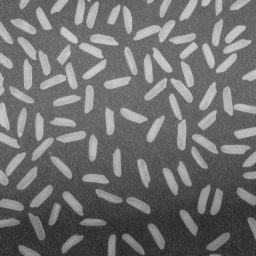
#> input picture lab4/rice.png, 256 x 256 px, found by its file name
$ jupyter execute L04_thresholding_HW.ipynb
#> lines starting #> are read from the running program, lines starting #| are printed output that depends on the picture; after the words box and inside, x2 and y2 are one past the last pixel; in counts of white or black regions, pixels touching at a corner belong together
# Binaryzacja

### Zadanie domowe - binaryzacja adaptacyjna w oknach z interpolacją.

Pokazana w ramach podstawowej części ćwiczenia binaryzacja adaptacyjna działa dobrze, ale jest dość złożona obliczeniowo (choć oczywiście należy mieć świadomość, że implementację można zoptymalizować i wyeliminować pewne powtarzające się obliczenia).
Zbliżone rozwiązanie można również realizować w nieco innym wariancie - w oknach.
Ogólna idea jest następująca: wejściowy obraz dzielimy na nienachodzące (rozłączne) okna - wygodnie jest założyć, że są one kwadratowe i o rozmiarze będącym potęgą liczby 2.
W każdym z okien obliczamy próg - niech to będzie średnia i stosujemy do binaryzacji lokalnej.
Jak nietrudno się domyślić efekt nie będzie dobry, gdyż na granicach okien wystąpią artefakty.
Aby je wyeliminować należy zastosować interpolację, co zostanie szczegółowo opisane poniżej.
Warto zaznaczyć, że podobny mechanizm interpolacji stosowany jest w poznanym wcześniej algorytmie CLAHE.
Zainteresowane osoby odsyłam do artykułu na [Wikipedii](https://en.wikipedia.org/wiki/Adaptive_histogram_equalization) oraz do artykułu o metodzie CLAHE - Zuiderveld, Karel. “Contrast Limited Adaptive Histograph Equalization.” Graphic Gems IV. San Diego: Academic Press Professional, 1994. 474–485.

Na początek zaimplementujemy wariant metody bez interpolacji:
1. Wczytaj obraz _rice.png_.
2. W dwóch pętlach `for`, dla okien o ustalonym wymiarze $W$ (potęga 2), oblicz średnią:
- pętle powinny mieć krok $W$,
- wynik (tj. średnie) należy zapisać w pomocniczej tablicy,
- przydatny operator to `//` - dzielenie całkowitoliczbowe (*floor division*).

3. W kolejnych dwóch pętlach `for` (tym razem o kroku 1) przeprowadź binaryzację z wyznaczonymi progami.
   Tu oczywiście należy się sprytnie odwołać do wyników z tablicy pomocniczej.
   Wyświetl wyniki - czy jest on poprawny?
   Podpowiedź - błędy lepiej widać dla mniejszego rozmiaru okna (np. 16 x 16).

[cell 1]
import matplotlib.pyplot as plt
import cv2
import numpy as np
import os
import urllib.request
import ssl

base_url = "https://raw.githubusercontent.com/vision-agh/poc_sw/master/04_Thresholding/rice.png"


urllib.request.urlretrieve(base_url, "rice.png")

rice = cv2.imread("rice.png", cv2.IMREAD_GRAYSCALE)
#> rice is the input picture: shape (256, 256); min 40, max 204, mean 111.4

W = 16

h, w = rice.shape
#> h = 256; w = 256

mean_blocks = np.zeros((h // W, w // W), dtype=np.uint8)

for y in range(0, h, W):
    for x in range(0, w, W):
        block = rice[y:y+W, x:x+W]
        mean_value = np.mean(block)

        mean_blocks[y // W, x // W] = mean_value

binary = np.zeros_like(rice)

for y in range(h):
    for x in range(w):
        block_y = y // W
        block_x = x // W

        threshold = mean_blocks[block_y, block_x]

        if rice[y, x] > threshold:
            binary[y, x] = 255
        else:
            binary[y, x] = 0
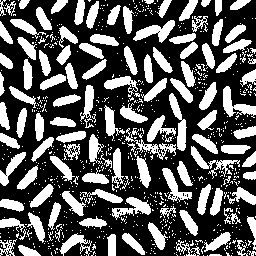
#> binary: shape (256, 256); 35.5% white; 744 white regions (626 under 20 px), largest, box (x1, y1, x2, y2) and area: (223, 86, 256, 118) 427, (169, 93, 187, 151) 427, (133, 20, 175, 43) 425

plt.figure(figsize=(12, 5))

plt.subplot(1, 2, 1)
plt.imshow(rice, cmap="gray")
plt.title("Obraz oryginalny")
plt.axis("off")

plt.subplot(1, 2, 2)
plt.imshow(binary, cmap="gray")
plt.title(f"Binaryzacja lokalna, W = {W}")
plt.axis("off")

plt.show()
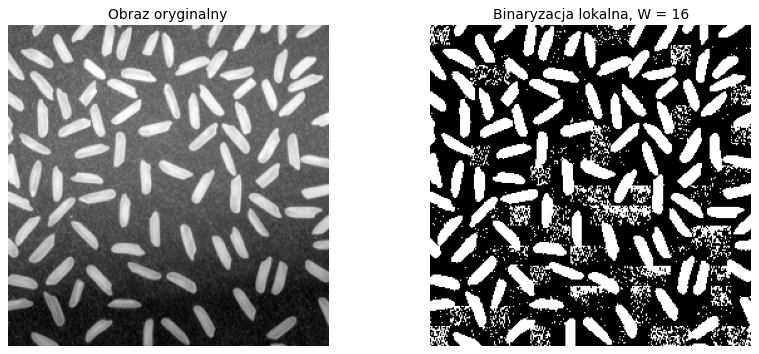
#> figure drawn by matplotlib, 2 panels

4. Rozwiązaniem problemu artefaktów na obrazie jest zastosowanie interpolacji.
   Próg binaryzacji dla danego okna wyliczany jest na podstawie progów z sąsiednich okien.


   Koncepcja została przedstawiona na powyższym rysunku.
   Możliwe są 3 przypadki:
   - piksel leży w rogach obrazu (kolor czerwony) - wtedy za próg przyjmuje się wartość średniej obliczonej dla danego okna,
   - piksel leży na krawędzi obrazu (kolor zielony) - wtedy za próg przyjmuje się wartość obliczoną na podstawie średnich z dwóch sąsiednich okien,
   - piksel leży w środku (kolor fioletowy) - wtedy próg jest obliczany na podstawie 4 sąsiednich okien.

   Uwaga. Proszę zwrócić uwagę, że sprawa jest dość złożona.
   Obraz dzielimy na okna (dla nich liczymy średnią) i następnie każde z okien "wirtualnie" na cztery sub-okna (linie przerywane).
   To ułatwia znalezienie środków okien (czarne kwadraty), które są wykorzystywane w interpolacji.

5. Implementujemy interpolację.
   Potrzebujemy do tego znać progi (jeden, dwa lub cztery), ale dla przejrzystości obliczeń lepiej zawsze przyjąć cztery oraz odległości od rozważnego piksela do środka sąsiednich okien (też w ogólnym przypadku 4):
   - całość sprowadza się do określania pozycji piksela,
   - na początek rozważmy przypadek czterech narożników (kolor czerwony na rysunku) - trzeba napisać `if`, który je wyznaczy,
   - warto sprawdzić, czy nie popełniliśmy błędu i np. tymczasowo do obrazu wynikowego w tym miejscu przypisać wartość 255. Efekt powinien być taki, że widoczne będą tylko narożniki.
   - drugi przypadek do brzegi (kolor zielony) - postępujemy podobnie jak przy narożnikach, przy czym osobno wydzielamy brzegi pionowe i poziome. Tu też warto sobie obrazek "pokolorować".
   - na koniec wyznaczamy piksele w środku.
   - analizując poprawność proszę zwrócić uwagę na to, żeby nie było przerw pomiędzy obszarami.
   - mając podział możemy dla każdego z obszarów wyliczyć cztery progi ($t11, t12, t21, t22$):
        - dla narożników wartość ta będzie identyczna i wynosi po prostu `t11 =t[jT][iT]`, gdzie `iT=i//W` oraz `jT=j//W`.
          Uwaga. Proszę używać indeksów tymczasowych $jT,iT$, gdyż będą potrzebne w dalszych obliczeniach.
        - dla brzegów pionowych występują dwie wartości: okno bieżące i sąsiednie.
          Wyznaczenie współrzędnej poziomej jest proste (jak dla narożników).
          Nad współrzędną pionową trzeba się chwilę zastanowić - aby nie rozważać wielu przypadków można od bieżącej współrzędnej odjąć połowę rozmiaru okna i dopiero później wykonać dzielenie przez rozmiar okna.
          W ten sposób otrzymujemy indeks okna o mniejszej współrzędnej.
          Indeks drugiego uzyskamy dodając 1.
          Proszę się zastanowić dlaczego to działa - najlepiej to sobie rozrysować.
        - dla brzegów poziomych należy postąpić analogicznie,
        - obliczenia dla obszaru wewnątrz powinny być już oczywiste.
   - kolejny krok to wyliczenie odległości pomiędzy rozważanym pikselem, a czterema środkami.
     Przykładowo dla osi X wygląda to następująco: `dX1 = i - W/2 - iT*W` oraz `dX2 = (iT+1)*W - i-W/2`.
     Dla osi Y analogicznie.
     Ponownie proszę się zastanowić dlaczego to jest poprawne - najlepiej to sobie narysować.
   - ostatni krok to interpolacja dwuliniowa.
     Wykonamy ją w trzech krokach:
     - interpolacja w osi X dla dwóch górnych okien - sprowadza się ona do średniej ważonej pomiędzy wartościami $t11$ i $t12$, przy czym wagi to odpowiednio $dX2/W$ i $dX1/W$.
       Ponownie na podstawie rysunku proszę to przemyśleć.
     - interpolacja w osi X dla dolnych okien jest analogiczna,
     - interpolacja w osi Y również jest analogiczna, z tym, że wejściem są dwa wyniki interpolacji w poziomie.

6. "Kropka nad i" to oczywiście binaryzacja z wyznaczonym poprzez interpolację progiem - proszę dobrać rozmiar okna.
7. Na koniec proszę porównać na wspólnym rysunku poznane metody binaryzacji:
- Otsu,
- lokalna na podstawie średniej,
- lokalna Sauvoli,
- lokalna w oknach bez interpolacji,
- lokalna w oknach z interpolacją.

Proszę pod porównaniem, w osobnej sekcji *markdown*, krótko skomentować uzyskane wyniki.

[cell 2]
from skimage.filters import threshold_sauvola


rice = cv2.imread("rice.png", cv2.IMREAD_GRAYSCALE)

h, w = rice.shape
W = 32


t = np.zeros((h // W, w // W), dtype=np.float32)

for j in range(0, h, W):
    for i in range(0, w, W):
        block = rice[j:j+W, i:i+W]
        t[j // W, i // W] = np.mean(block)
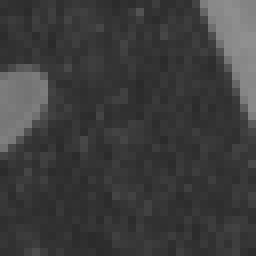
#> block: shape (32, 32) (shown 8 times larger); min 42, max 144, mean 61


without_interp = np.zeros_like(rice)

for j in range(h):
    for i in range(w):
        threshold = t[j // W, i // W]

        if rice[j, i] > threshold:
            without_interp[j, i] = 255
        else:
            without_interp[j, i] = 0
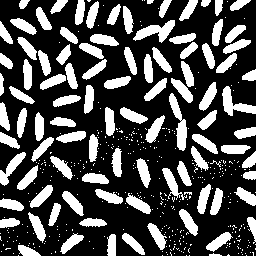
#> without_interp: shape (256, 256); 30.2% white; 445 white regions (348 under 20 px), largest, box (x1, y1, x2, y2) and area: (169, 93, 187, 151) 448, (133, 20, 175, 43) 429, (222, 86, 256, 116) 410


with_interp = np.zeros_like(rice)

for j in range(h):
    for i in range(w):

        if ((i < W // 2 and j < W // 2) or
            (i >= w - W // 2 and j < W // 2) or
            (i < W // 2 and j >= h - W // 2) or
            (i >= w - W // 2 and j >= h - W // 2)):

            iT = min(i // W, t.shape[1] - 1)
            jT = min(j // W, t.shape[0] - 1)

            threshold = t[jT, iT]

        elif i < W // 2 or i >= w - W // 2:

            if i < W // 2:
                iT = 0
            else:
                iT = t.shape[1] - 1

            jT = (j - W // 2) // W
            jT = max(0, min(jT, t.shape[0] - 2))

            t11 = t[jT, iT]
            t21 = t[jT + 1, iT]

            dY1 = j - (jT * W + W // 2)
            dY2 = (jT + 1) * W + W // 2 - j

            threshold = (t11 * dY2 + t21 * dY1) / W

        elif j < W // 2 or j >= h - W // 2:

            if j < W // 2:
                jT = 0
            else:
                jT = t.shape[0] - 1

            iT = (i - W // 2) // W
            iT = max(0, min(iT, t.shape[1] - 2))

            t11 = t[jT, iT]
            t12 = t[jT, iT + 1]

            dX1 = i - (iT * W + W // 2)
            dX2 = (iT + 1) * W + W // 2 - i

            threshold = (t11 * dX2 + t12 * dX1) / W

        else:

            iT = (i - W // 2) // W
            jT = (j - W // 2) // W

            iT = max(0, min(iT, t.shape[1] - 2))
            jT = max(0, min(jT, t.shape[0] - 2))

            t11 = t[jT, iT]
            t12 = t[jT, iT + 1]
            t21 = t[jT + 1, iT]
            t22 = t[jT + 1, iT + 1]

            dX1 = i - (iT * W + W // 2)
            dX2 = (iT + 1) * W + W // 2 - i

            dY1 = j - (jT * W + W // 2)
            dY2 = (jT + 1) * W + W // 2 - j

            top = (t11 * dX2 + t12 * dX1) / W
            bottom = (t21 * dX2 + t22 * dX1) / W

            threshold = (top * dY2 + bottom * dY1) / W

        # Binaryzacja
        if rice[j, i] > threshold:
            with_interp[j, i] = 255
        else:
            with_interp[j, i] = 0
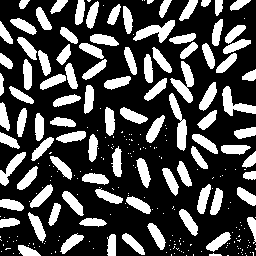
#> with_interp: shape (256, 256); 29.6% white; 263 white regions (168 under 20 px), largest, box (x1, y1, x2, y2) and area: (170, 61, 194, 103) 440, (169, 93, 187, 151) 440, (133, 20, 175, 43) 433

_, otsu = cv2.threshold(
    rice, 0, 255, cv2.THRESH_BINARY + cv2.THRESH_OTSU
)
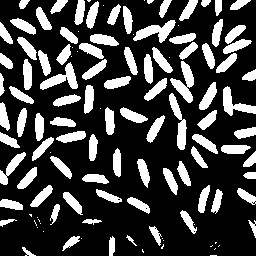
#> otsu: shape (256, 256); 25.8% white; 121 white regions (30 under 20 px), largest, box (x1, y1, x2, y2) and area: (170, 61, 194, 103) 451, (133, 20, 176, 43) 437, (40, 62, 78, 90) 427


mean_local = cv2.adaptiveThreshold(
    rice,
    255,
    cv2.ADAPTIVE_THRESH_MEAN_C,
    cv2.THRESH_BINARY,
    31,
    5
)
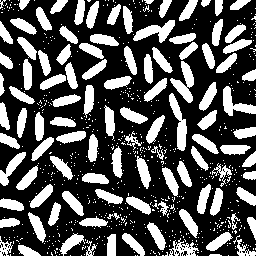
#> mean_local: shape (256, 256); 33% white; 672 white regions (566 under 20 px), largest, box (x1, y1, x2, y2) and area: (169, 93, 187, 151) 453, (170, 61, 194, 103) 448, (133, 20, 175, 43) 437


sauvola_threshold = threshold_sauvola(rice, window_size=31, k=0.2)
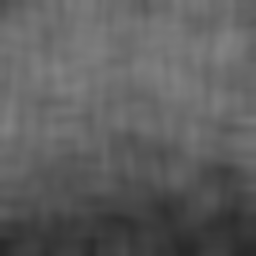
#> sauvola_threshold: shape (256, 256) float64; min 41.92, max 130.1, mean 95.2
sauvola = np.where(rice > sauvola_threshold, 255, 0).astype(np.uint8)
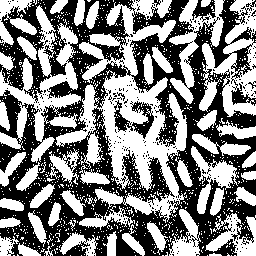
#> sauvola: shape (256, 256); 50.6% white; 243 black regions (237 under 20 px), largest, box (x1, y1, x2, y2) and area: (0, 0, 256, 256) 30923, (114, 100, 154, 139) 609, (192, 0, 216, 22) 268, (152, 0, 161, 7) 28, (248, 81, 256, 89) 22, (117, 92, 125, 101) 22


fig, ax = plt.subplots(2, 3, figsize=(16, 10))

ax[0, 0].imshow(otsu, cmap="gray")
ax[0, 0].set_title("Otsu")

ax[0, 1].imshow(mean_local, cmap="gray")
ax[0, 1].set_title("Lokalna średnia")

ax[0, 2].imshow(sauvola, cmap="gray")
ax[0, 2].set_title("Sauvola")

ax[1, 0].imshow(without_interp, cmap="gray")
ax[1, 0].set_title(f"Bez interpolacji, W={W}")

ax[1, 1].imshow(with_interp, cmap="gray")
ax[1, 1].set_title(f"Z interpolacją, W={W}")

ax[1, 2].imshow(rice, cmap="gray")
ax[1, 2].set_title("Obraz oryginalny")

for a in ax.ravel():
    a.axis("off")

plt.tight_layout()
plt.show()

$ run again, with lab4/catalogue.png copied over lab4/rice.png
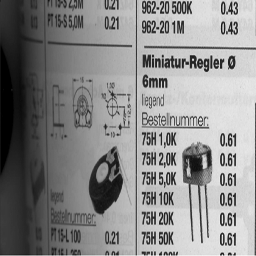
#> input picture lab4/catalogue.png, 256 x 256 px, found by its file name
#> rice is the input picture: shape (256, 256); min 0, max 251, mean 138
#> after the loop `for y in range(h):`:
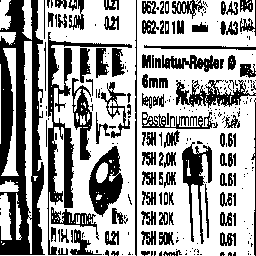
#> binary: shape (256, 256); 63.2% white; 270 black regions (167 under 20 px), largest, box (x1, y1, x2, y2) and area: (0, 0, 45, 255) 6496, (47, 32, 132, 255) 2555, (89, 146, 123, 217) 1302
#> otsu: shape (256, 256); 57.5% white; 157 black regions (59 under 20 px), largest, box (x1, y1, x2, y2) and area: (0, 0, 132, 255) 19671, (88, 146, 123, 216) 1434, (182, 142, 212, 243) 1013
#> mean_local: shape (256, 256); 73.3% white; 168 black regions (68 under 20 px), largest, box (x1, y1, x2, y2) and area: (0, 0, 110, 256) 2896, (89, 146, 123, 216) 1316, (182, 142, 212, 244) 1295
#> `sauvola = np.where(rice > sauvola_threshold, 255, 0).astype(np.uint8)`:
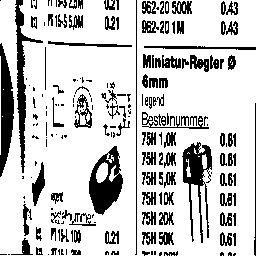
#> sauvola: shape (256, 256); 79.4% white; 204 black regions (90 under 20 px), largest, box (x1, y1, x2, y2) and area: (89, 146, 123, 215) 1268, (0, 43, 14, 177) 1173, (182, 142, 212, 243) 1172
